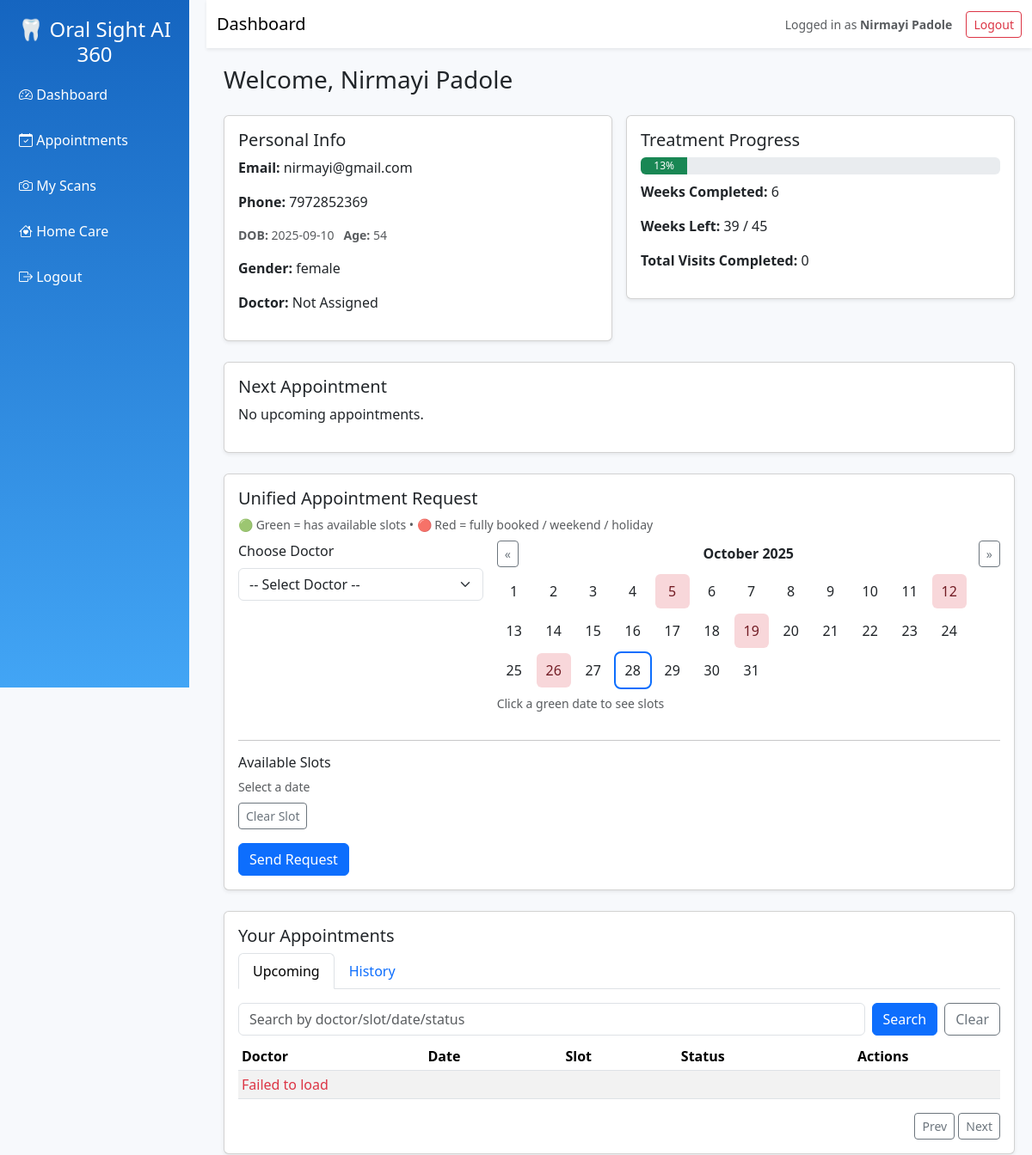
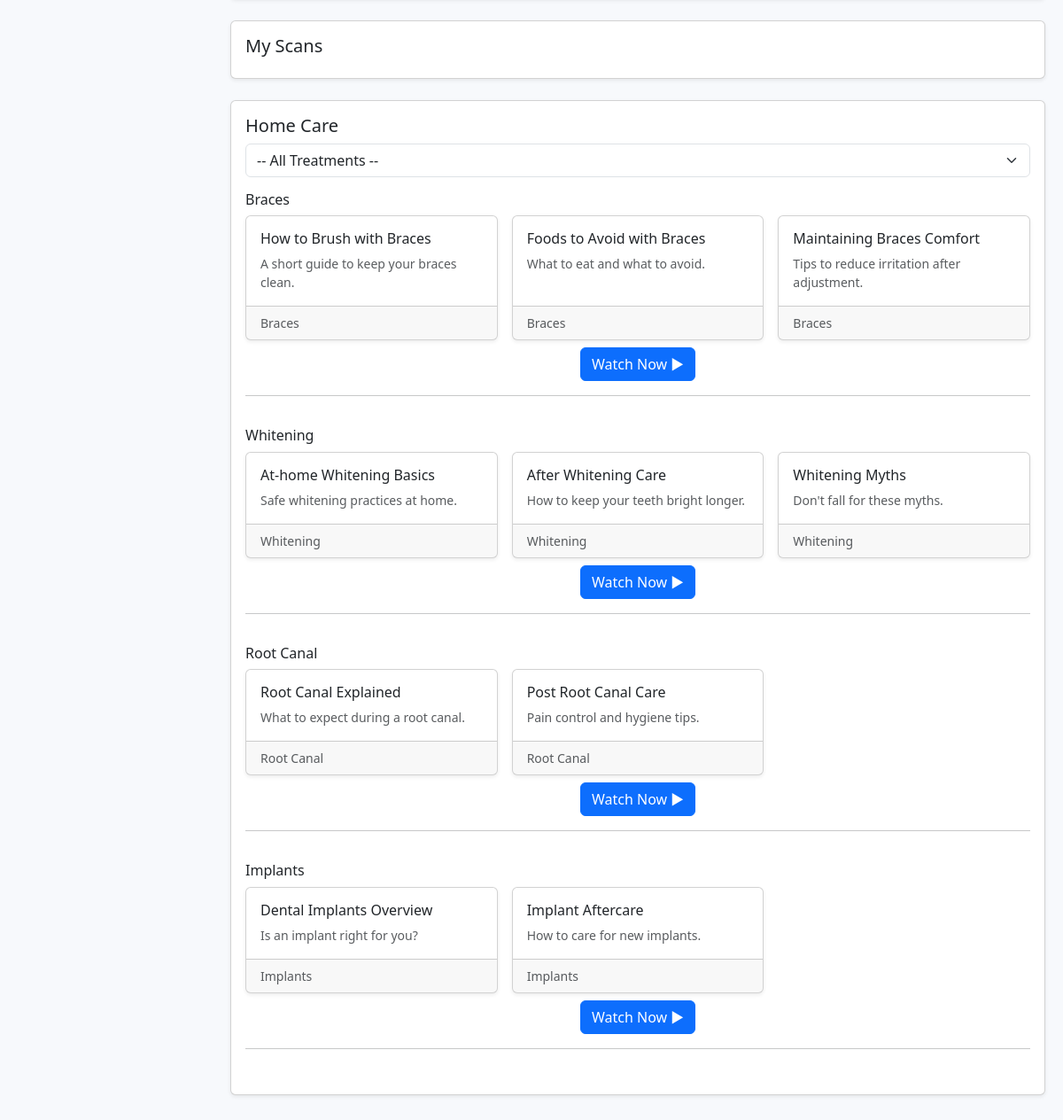
Page /patient/dashboard.php (signed in) on the committed database (2 pictures, top to bottom).
### tables this page shows
CREATE TABLE `patients` (
  `id` int(11) NOT NULL,
  `name` varchar(150) NOT NULL,
  `email` varchar(150) NOT NULL,
  `dob` date NOT NULL,
  `password` varchar(255) NOT NULL,
  `age` int(11) NOT NULL,
  `gender` enum('male','female','other') NOT NULL,
  `phone` varchar(20) NOT NULL,
  `doctor_id` int(11) DEFAULT NULL,
  `created_at` timestamp NOT NULL DEFAULT current_timestamp()
);

CREATE TABLE `treatment_plans` (
  `id` int(11) NOT NULL,
  `patient_id` int(11) DEFAULT NULL,
  `doctor_id` int(11) DEFAULT NULL,
  `total_weeks` int(11) DEFAULT NULL,
  `start_date` date DEFAULT NULL,
  `notes` text DEFAULT NULL,
  `completed_weeks` int(11) DEFAULT 0
);

### patient/dashboard.php (the view, shortened to what this page needs)
<?php
include("../connection/db.php");
$patient_id = (int) $_SESSION['patient_id'];
$stmt = $conn->prepare("SELECT * FROM patients WHERE id = ?");
$stmt->bind_param("i", $patient_id);
$stmt->execute();
$patient = $stmt->get_result()->fetch_assoc();
$stmt = $conn->prepare("
    SELECT a.username FROM appointments ap
    JOIN admins a ON ap.doctor_id = a.id
    WHERE ap.patient_id = ? AND ap.status = 'approved'
    ORDER BY ap.appointment_date DESC LIMIT 1
");
$stmt->bind_param("i", $patient_id);
$stmt->execute();
$doctorRes = $stmt->get_result()->fetch_assoc();
$doctorName = $doctorRes['username'] ?? 'Not Assigned';
$stmt = $conn->prepare("SELECT * FROM treatment_plans WHERE patient_id = ? ORDER BY id DESC LIMIT 1");
$stmt->bind_param("i", $patient_id);
$stmt->execute();
$tplan = $stmt->get_result()->fetch_assoc();
$progress = 0; $weeksCompleted = 0; $weeksLeft = 0;
if ($tplan && !empty($tplan['start_date']) && !empty($tplan['total_weeks'])) {
    $totalWeeks = (int)$tplan['total_weeks'];
    $weeksCompleted = (int) floor((time() - strtotime($tplan['start_date'])) / (7*24*60*60));
    $progress = ($totalWeeks>0) ? round(min(100, ($weeksCompleted / $totalWeeks * 100))) : 0;
    $weeksLeft = max(0, $totalWeeks - $weeksCompleted);
}
$stmt = $conn->prepare("SELECT COUNT(*) as total FROM appointments WHERE patient_id = ? AND status = 'completed'");
$stmt->bind_param("i", $patient_id);
$stmt->execute();
$visitsCount = $stmt->get_result()->fetch_assoc()['total'] ?? 0;
$stmt = $conn->prepare("
    SELECT ap.*, a.username as doctor FROM appointments ap
    JOIN admins a ON ap.doctor_id = a.id
    WHERE ap.patient_id = ? AND ap.status IN ('approved','booked') AND ap.appointment_date >= CURDATE()
    ORDER BY ap.appointment_date ASC LIMIT 1
");
$stmt->bind_param("i", $patient_id);
$stmt->execute();
$nextAppointment = $stmt->get_result()->fetch_assoc();
$homecare_data = [
  'Braces' => [
    ['title'=>'How to Brush with Braces','desc'=>'A short guide to keep your braces clean.','yt'=>'https://www.youtube.com/watch?v=VIDEO_ID_1'],
    ['title'=>'Foods to Avoid with Braces','desc'=>'What to eat and what to avoid.','yt'=>'https://www.youtube.com/watch?v=VIDEO_ID_2'],
    ['title'=>'Maintaining Braces Comfort','desc'=>'Tips to reduce irritation after adjustment.','yt'=>'https://www.youtube.com/watch?v=VIDEO_ID_3'],
  ],
  'Whitening' => [
    ['title'=>'At-home Whitening Basics','desc'=>'Safe whitening practices at home.','yt'=>'https://www.youtube.com/watch?v=VIDEO_ID_4'],
    ['title'=>'After Whitening Care','desc'=>'How to keep your teeth bright longer.','yt'=>'https://www.youtube.com/watch?v=VIDEO_ID_5'],
    ['title'=>'Whitening Myths','desc'=>'Don\'t fall for these myths.','yt'=>'https://www.youtube.com/watch?v=VIDEO_ID_6'],
  ],
  'Root Canal' => [
    ['title'=>'Root Canal Explained','desc'=>'What to expect during a root canal.','yt'=>'https://www.youtube.com/watch?v=VIDEO_ID_7'],
    ['title'=>'Post Root Canal Care','desc'=>'Pain control and hygiene tips.','yt'=>'https://www.youtube.com/watch?v=VIDEO_ID_8'],
  ],
  'Implants' => [
    ['title'=>'Dental Implants Overview','desc'=>'Is an implant right for you?','yt'=>'https://www.youtube.com/watch?v=VIDEO_ID_9'],
    ['title'=>'Implant Aftercare','desc'=>'How to care for new implants.','yt'=>'https://www.youtube.com/watch?v=VIDEO_ID_10'],
  ],
];
function h($v){ return htmlspecialchars($v ?? ''); }
?>
<!doctype html>
<html lang="en">
<head>
  <link href="https://cdn.jsdelivr.net/npm/bootstrap@5.3.3/dist/css/bootstrap.min.css" rel="stylesheet">
  <link href="https://cdn.jsdelivr.net/npm/bootstrap-icons/font/bootstrap-icons.css" rel="stylesheet">
</head>
<body>
<div class="sidebar">
  <h4 class="text-center">🦷 Oral Sight AI 360</h4>
  <a href="#dashboard"><i class="bi bi-speedometer2"></i> Dashboard</a>
  <a href="#appointments"><i class="bi bi-calendar-check"></i> Appointments</a>
  <a href="#scans"><i class="bi bi-camera"></i> My Scans</a>
  <a href="#homecare"><i class="bi bi-house-heart"></i> Home Care</a>
  <a href="logout.php"><i class="bi bi-box-arrow-right"></i> Logout</a>
</div>
<nav class="navbar navbar-expand-lg navbar-light bg-white shadow-sm" style="margin-left:240px">
  <div class="container-fluid">
    <a class="navbar-brand" href="#">Dashboard</a>
    <div class="d-flex align-items-center">
      <div class="me-3 small text-muted">Logged in as <b><?= h($patient['name']) ?></b></div>
      <a href="logout.php" class="btn btn-outline-danger btn-sm">Logout</a>
    </div>
  </div>
</nav>
<div class="main">
  <div id="dashboard" class="mb-4">
    <div class="d-flex justify-content-between align-items-center mb-3">
      <h3>Welcome, <?= h($patient['name']) ?></h3>
    </div>
    <div class="row g-3 mb-4">
      <div class="col-md-6">
        <div class="card shadow-sm p-3">
          <h5>Personal Info</h5>
          <p><b>Email:</b> <?= h($patient['email']) ?></p>
          <p><b>Phone:</b> <?= h($patient['phone']) ?></p>
          <p class="small text-muted"><b>DOB:</b> <?= h($patient['dob']) ?> &nbsp; <b>Age:</b> <?= h($patient['age']) ?></p>
          <p><b>Gender:</b> <?= h($patient['gender']) ?></p>
          <p><b>Doctor:</b> <?= h($doctorName) ?></p>
        </div>
      </div>
      <div class="col-md-6">
        <div class="card shadow-sm p-3">
          <h5>Treatment Progress</h5>
          <?php if ($tplan): ?>
            <div class="progress mb-2">
              <div class="progress-bar bg-success" role="progressbar" style="width: <?= (int)$progress ?>%"><?= (int)$progress ?>%</div>
            </div>
            <p><b>Weeks Completed:</b> <?= (int)$weeksCompleted ?></p>
            <p><b>Weeks Left:</b> <?= (int)$weeksLeft ?> / <?= h($tplan['total_weeks']) ?></p>
            <p><b>Total Visits Completed:</b> <?= (int)$visitsCount ?></p>
          <?php else: ?>
            <p>No treatment plan assigned yet.</p>
          <?php endif; ?>
        </div>
      </div>
    </div>
    <div class="card shadow-sm p-3 mb-4">
      <h5>Next Appointment</h5>
      <?php if ($nextAppointment): ?>
        <p><b>Date:</b> <?= h($nextAppointment['appointment_date']) ?></p>
        <p><b>Slot:</b> <?= h($nextAppointment['slot']) ?></p>
        <p><b>Doctor:</b> <?= h($nextAppointment['doctor']) ?></p>
      <?php else: ?>
        <p>No upcoming appointments.</p>
      <?php endif; ?>
    </div>
    <div class="card shadow-sm p-3 mb-4" id="request-appointment-card">
      <h5>Unified Appointment Request</h5>
      <div class="mb-2 small text-muted">🟢 Green = has available slots • 🔴 Red = fully booked / weekend / holiday</div>
      <form id="appointmentForm" onsubmit="return false;">
        <div class="row g-3">
          <div class="col-md-4">
            <label class="form-label">Choose Doctor</label>
            <select id="doctorSelect" class="form-select" required>
              <option value="">-- Select Doctor --</option>
            </select>
          </div>
          <div class="col-md-8">
            <div class="d-flex justify-content-between align-items-center mb-2">
              <button type="button" class="btn btn-sm btn-outline-secondary" id="calPrev">&laquo;</button>
              <div id="calMonthLabel" class="fw-bold"></div>
              <button type="button" class="btn btn-sm btn-outline-secondary" id="calNext">&raquo;</button>
            </div>
            <div id="miniCalendar" class="calendar"></div>
            <p class="small text-muted mt-2">Click a green date to see slots</p>
          </div>
        </div>
        <hr>
        <div>
          <h6 class="mb-2">Available Slots</h6>
          <div id="daySlots" class="small text-muted">Select a date</div>
          <div class="mt-2">
            <button type="button" id="clearSelectedSlot" class="btn btn-sm btn-outline-secondary">Clear Slot</button>
          </div>
        </div>
        <div class="mt-3">
          <button id="sendRequestBtn" class="btn btn-primary">Send Request</button>
        </div>
      </form>
    </div>
    <div class="card shadow-sm p-3 mb-4" id="appointments-list">
      <h5>Your Appointments</h5>
      <ul class="nav nav-tabs" id="appointmentTabs" role="tablist">
        <li class="nav-item" role="presentation">
          <button class="nav-link active" id="upcoming-tab" data-bs-toggle="tab" data-bs-target="#upcomingTab" type="button" role="tab">Upcoming</button>
        </li>
        <li class="nav-item" role="presentation">
          <button class="nav-link" id="history-tab" data-bs-toggle="tab" data-bs-target="#historyTab" type="button" role="tab">History</button>
        </li>
      </ul>
      <div class="tab-content mt-3">
        <div class="tab-pane fade show active" id="upcomingTab" role="tabpanel">
          <div class="d-flex gap-2 mb-2">
            <input id="searchUpcoming" class="form-control" placeholder="Search by doctor/slot/date/status">
            <button id="searchUpcomingBtn" class="btn btn-primary">Search</button>
            <button id="clearUpcomingSearch" class="btn btn-outline-secondary">Clear</button>
          </div>
          <div class="table-wrapper">
            <table class="table table-striped table-sm" id="upcomingTable">
              <thead>
                <tr>
                  <th>Doctor</th>
                  <th>Date</th>
                  <th>Slot</th>
                  <th>Status</th>
                  <th style="width:170px">Actions</th>
                </tr>
              </thead>
              <tbody id="upcomingBody"></tbody>
            </table>
          </div>
          <div class="d-flex justify-content-between align-items-center">
            <div>
              <button id="upPrev" class="btn btn-sm btn-outline-secondary">Prev</button>
              <button id="upNext" class="btn btn-sm btn-outline-secondary">Next</button>
            </div>
          </div>
        </div>
      </div>
    </div>
    <div class="card shadow-sm p-3 mb-4" id="scans">
      <h5>My Scans</h5>
    </div>
    <div class="card shadow-sm p-3 mb-4" id="homecare">
      <h5>Home Care</h5>
      <div class="mb-3">
        <select id="treatmentFilter" class="form-select">
          <option value="">-- All Treatments --</option>
        </select>
      </div>
      <?php foreach ($homecare_data as $treatment => $cards): ?>
        <div class="treatment-section" data-treatment="<?= h($treatment) ?>">
          <div class="d-flex justify-content-between align-items-center mb-2">
            <h6 class="mb-0"><?= h($treatment) ?></h6>
          </div>
          <div class="row g-3 mb-2">
            <?php foreach ($cards as $c): ?>
              <div class="col-md-4 homecare-card">
                <div class="card shadow-sm h-100">
                  <div class="card-body">
                    <h6 class="card-title"><?= h($c['title']) ?></h6>
                    <p class="card-text small text-muted"><?= h($c['desc']) ?></p>
                  </div>
                  <div class="card-footer small text-muted"><?= h($treatment) ?></div>
                </div>
              </div>
            <?php endforeach; ?>
          </div>
          <div class="watch-btn-wrap">
            <?php $watchLink = $cards[0]['yt'] ?? '#'; ?>
            <a href="<?= h($watchLink) ?>" target="_blank" class="btn btn-primary">Watch Now ▶</a>
          </div>
          <hr>
        </div>
      <?php endforeach; ?>
    </div>
  </div>
</div>
<link rel="stylesheet" href="https://cdn.datatables.net/1.13.6/css/jquery.dataTables.min.css">
</body>
</html>

### patient/dashboard.php (style rules this page uses)
body { background: #f7f9fc; }
.sidebar { height:100vh; background: linear-gradient(180deg,#1565c0,#42a5f5); color:white; padding-top:20px; position:fixed; width:220px; z-index:5; }
.sidebar a { color:white; text-decoration:none; display:block; padding:12px; margin:5px 10px; border-radius:8px; }
.main { margin-left:240px; padding:20px; }
.progress { height:20px; }
.calendar { display:flex; flex-wrap:wrap; gap:6px; }
.homecare-card { min-height:120px; }
.treatment-section { margin-bottom:1.2rem; }
.watch-btn-wrap { display:flex; justify-content:center; margin-top:8px; }
.table-wrapper { max-height:420px; overflow:auto; }

### rows in the picture
patients: name "Nirmayi Padole", email "nirmayi@gmail.com", phone "7972852369", dob "2025-09-10", age "54", gender "female"
treatment_plans: progress "13", start_date "6", weeksLeft "39", total_weeks "45"

### other values in the picture
$doctorName "Not Assigned"
$visitsCount "0"
$treatment "Braces"
$c['title'] "How to Brush with Braces"
$c['desc'] "A short guide to keep your braces clean."
$c['title'] "Foods to Avoid with Braces"
$c['desc'] "What to eat and what to avoid."
$c['title'] "Maintaining Braces Comfort"
$c['desc'] "Tips to reduce irritation after adjustment."
$treatment "Whitening"
$c['title'] "At-home Whitening Basics"
$c['desc'] "Safe whitening practices at home."
$c['title'] "After Whitening Care"
$c['desc'] "How to keep your teeth bright longer."
$c['title'] "Whitening Myths"
